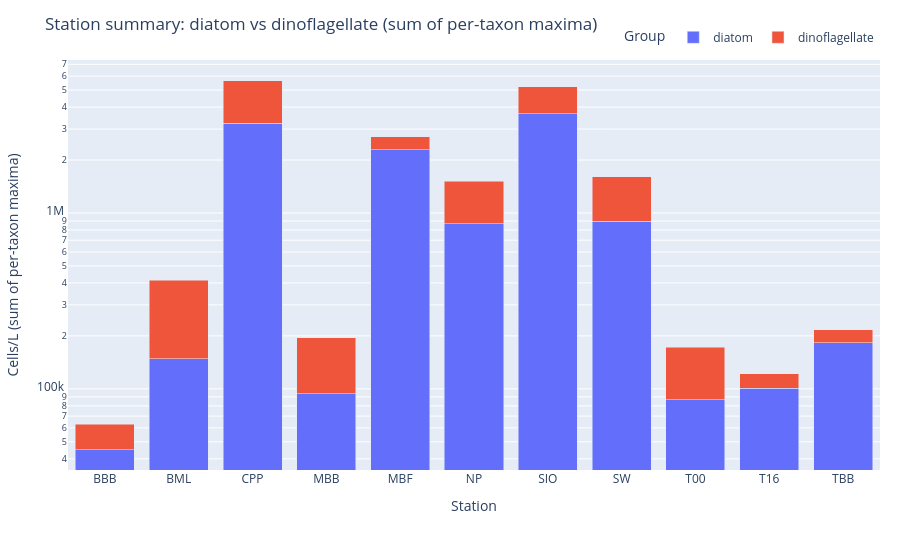

Here is the notebook cell this chart was saved with:
### Code cell
# 2) Aggregate: site × group
plot_long = long.dropna(subset=["phyto_group"]).copy()
site_group = (
    plot_long
    .groupby(["site_code", "phyto_group"], as_index=False)["max_cells"]
    .sum()
)

# 3) Order sites by total (so the plot reads well)
site_totals = site_group.groupby("site_code", as_index=False)["max_cells"].sum()
site_order = site_totals.sort_values("max_cells", ascending=False)["site_code"].tolist()
site_group["site_code"] = pd.Categorical(site_group["site_code"], categories=site_order, ordered=True)

# 4) Stacked bar (log y is useful for cell counts)
fig = px.bar(
    site_group,
    x="site_code",
    y="max_cells",
    color="phyto_group",
    barmode="stack",
    title="Station summary: diatom vs dinoflagellate (sum of per-taxon maxima)",
    labels={"site_code": "Station", "max_cells": "Cells/L (sum of per-taxon maxima)", "phyto_group": "Group"},
)

fig.update_yaxes(type="log")  # comment out if you want linear scale
fig.update_layout(
    height=550,
    margin=dict(l=40, r=20, t=60, b=80),
    legend=dict(orientation="h", yanchor="bottom", y=1.02, xanchor="right", x=1),
)

# Better hover
fig.update_traces(
    hovertemplate="Station=%{x}<br>Group=%{legendgroup}<br>Cells/L=%{y:.3g}<extra></extra>"
)

fig.show()

### Figure 1 — Plotly figure (JSON) as saved in the notebook; plotly's stock layout.template omitted (floating-point values rounded to 4 significant figures)
{"data": [{"hovertemplate": "Station=%{x}<br>Group=%{legendgroup}<br>Cells/L=%{y:.3g}<extra></extra>", "legendgroup": "diatom", "marker": {"color": "#636efa", "pattern": {"shape": ""}}, "name": "diatom", "orientation": "v", "showlegend": true, "textposition": "auto", "type": "bar", "x": ["BBB", "BML", "CPP", "MBB", "MBF", "NP", "SIO", "SW", "T00", "T16", "TBB"], "xaxis": "x", "y": [45200.0, 148000.0, 3230000.0, 93820.0, 2291000.0, 868000.0, 3673000.0, 896600.0, 86720.0, 100500.0, 183400.0], "yaxis": "y"}, {"hovertemplate": "Station=%{x}<br>Group=%{legendgroup}<br>Cells/L=%{y:.3g}<extra></extra>", "legendgroup": "dinoflagellate", "marker": {"color": "#EF553B", "pattern": {"shape": ""}}, "name": "dinoflagellate", "orientation": "v", "showlegend": true, "textposition": "auto", "type": "bar", "x": ["BBB", "BML", "CPP", "MBB", "MBF", "NP", "SIO", "SW", "T00", "T16", "TBB"], "xaxis": "x", "y": [17800.0, 265900.0, 2435000.0, 101300.0, 427500.0, 649700.0, 1561000.0, 707600.0, 85660.0, 21380.0, 32870.0], "yaxis": "y"}], "layout": {"barmode": "stack", "height": 550, "legend": {"orientation": "h", "title": {"text": "Group"}, "tracegroupgap": 0, "x": 1, "xanchor": "right", "y": 1.02, "yanchor": "bottom"}, "margin": {"b": 80, "l": 40, "r": 20, "t": 60}, "title": {"text": "Station summary: diatom vs dinoflagellate (sum of per-taxon maxima)"}, "xaxis": {"anchor": "y", "domain": [0, 1], "title": {"text": "Station"}}, "yaxis": {"anchor": "x", "domain": [0, 1], "title": {"text": "Cells/L (sum of per-taxon maxima)"}, "type": "log"}}}
